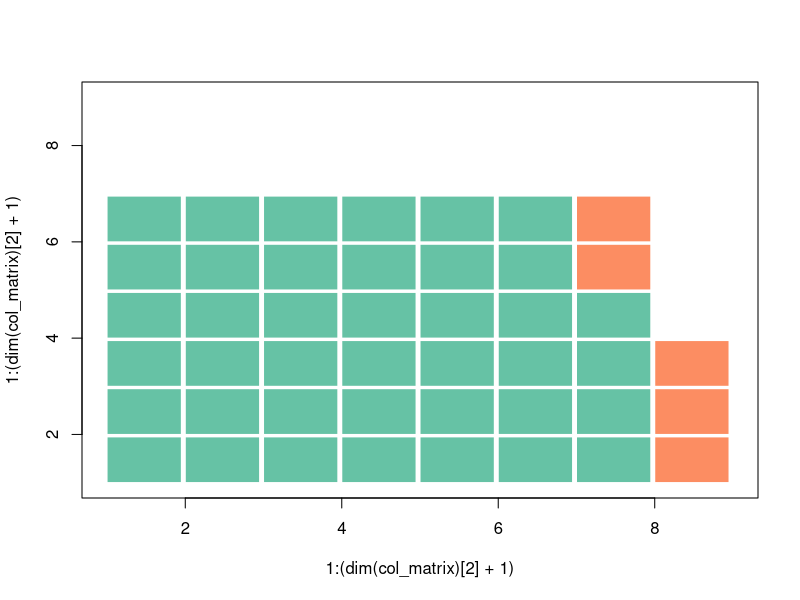

R code for this plot:
#                         the function is not finished yet
#                         the function is not finished yet
#                         the function is not finished yet
waf <- function(val, n_row = NULL){
  require(RColorBrewer)
  if(!is.numeric(val)) stop("'val' must be numeric vector", call. = FALSE)
  if(is.null(n_row)){
    if(sum(val) < 300){
      n_row <- ceiling(sum(val)/(2/3)/35)#what is it?
    } else {
      n_row <- floor(sum(val)/(2/3)/60)#what is it?
    }
  }
  n_col <- ceiling(sum(val)/n_row)
  x <- 0:(n_col + 1)
  y <- 0:(n_row + 1)
  print(x)#look output
  print(y)#look output
  co <- vector('character', 0L)
  col_vec <- brewer.pal(8,name = 'Set2')
  for(i in seq_along(val)){
    y <- rep(col_vec[i], val[i])
    co <- c(co, y)
  }
  col_matrix <- matrix(c(co, rep('white', n_row - (sum(val) %% n_row))), ncol = n_row)
  print(col_matrix)#look output
  print(dim(col_matrix))#look output
  #plot
  plot(1:(dim(col_matrix)[2] + 1), 1:(dim(col_matrix)[2] + 1), type = 'n')
  for(j in 0:(dim(col_matrix)[2] - 1)){
    rect(xleft = j + 1, ybottom = 1, xright = j + 1.95, ytop = 1.95, border = 'white')
    for(i in 1:(dim(col_matrix)[1])){
      rect(xleft = 1 + j, ybottom = i, xright = 1 + 0.95 + j, ytop = i + 0.95, 
           col = col_matrix[i, j + 1],  border = 'white')
    }
  }
}

#test
waf(c(40, 5), n_row = 8)